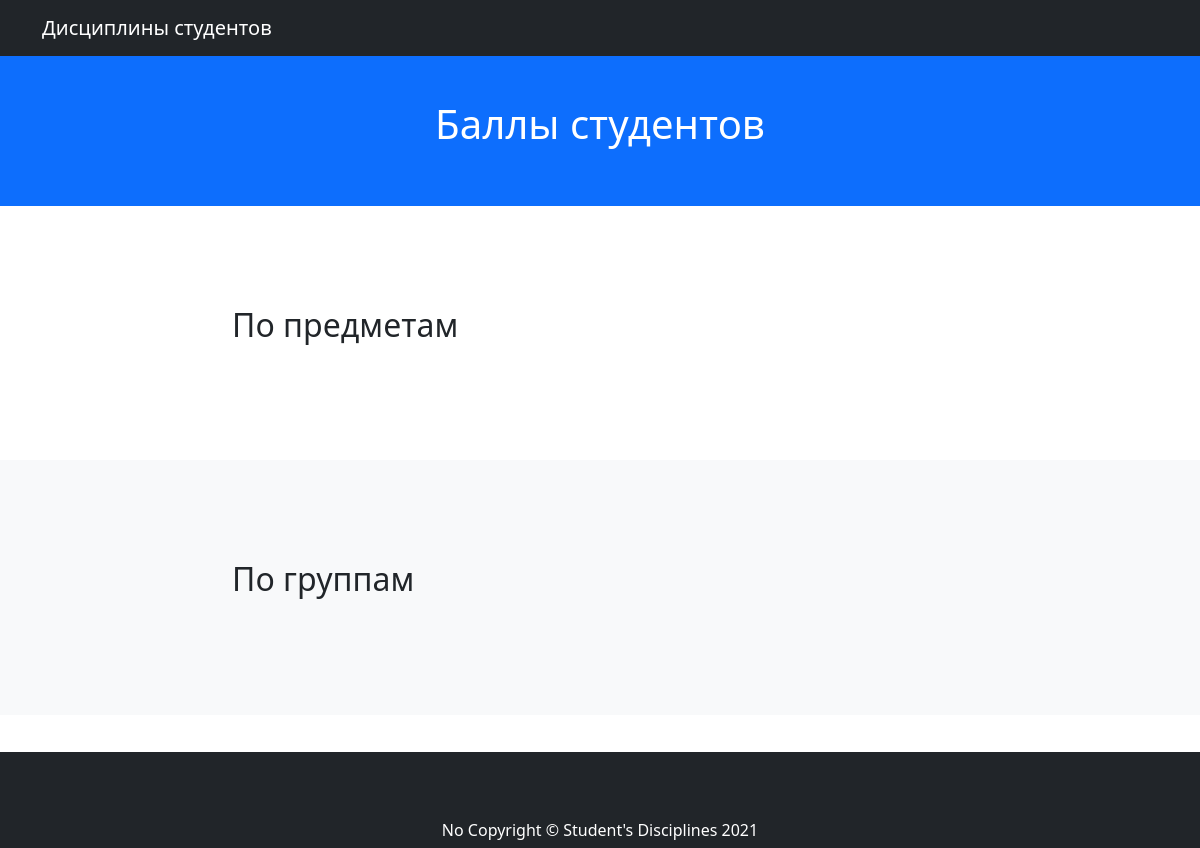
Before: / with the older database file.
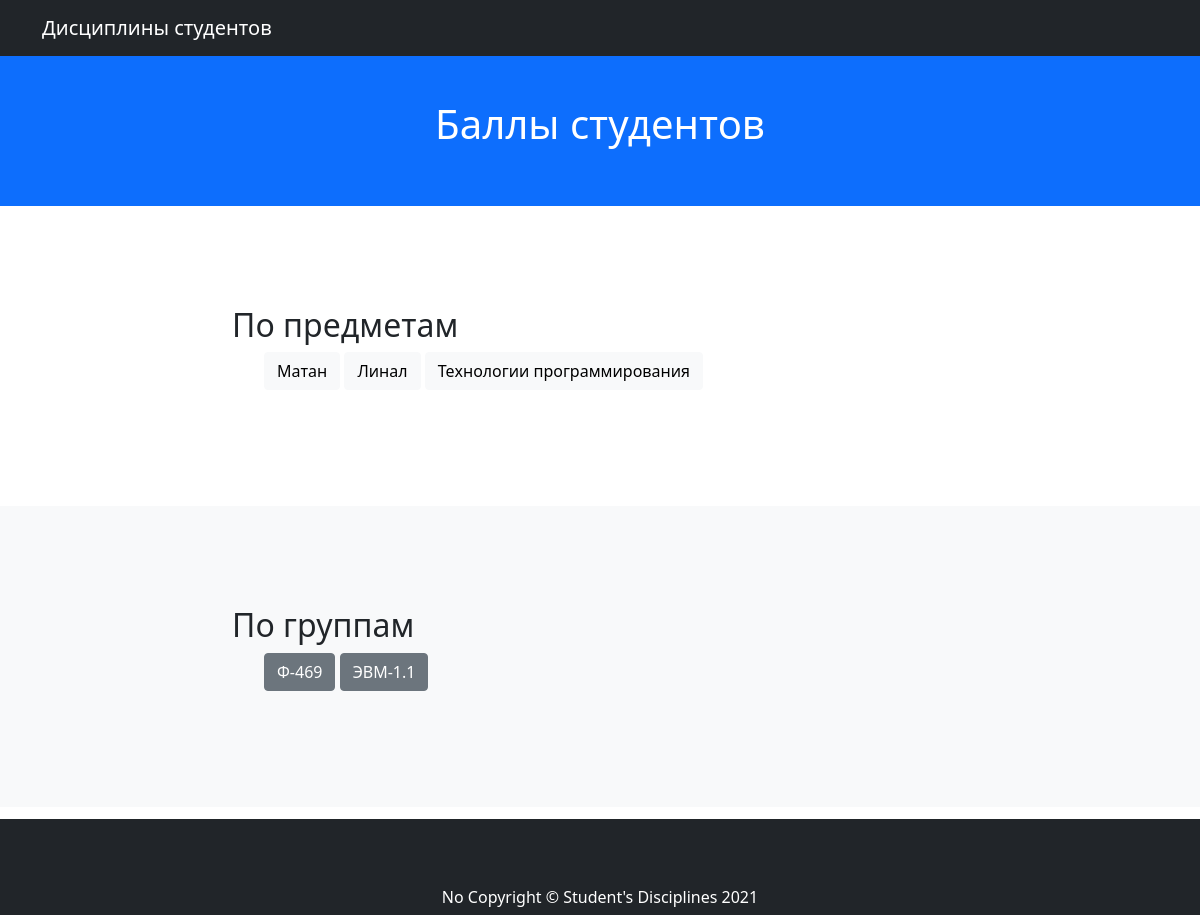
After: the same page with the newer database file.
### mainapp/models.py (models this page shows, shortened)
class Discipline(models.Model):
    discipline_name = models.CharField(max_length=255, verbose_name='Название дисциплины')
    slug = models.SlugField(unique=True, default=None)

class Group(models.Model):
    group_name = models.CharField(max_length=255, verbose_name='Группа')
    slug = models.SlugField(unique=True, default=None)

### mainapp/views.py (the view)
# urls.py: path('', BaseView.as_view(), name='base'),
class BaseView(View):
    @staticmethod
    def get(request):
        disciplines = Discipline.objects.all()
        groups = Group.objects.all()
        context = {
            'disciplines': disciplines,
            'groups': groups,
        }
        return render(request, 'base.html', context)

### mainapp/templates/base.html (shortened to what this page needs)
<head>
  <link href="https://cdn.jsdelivr.net/npm/bootstrap@5.0.0-beta2/dist/css/bootstrap.min.css" rel="stylesheet">
</head>
<body id="page-top">
  <nav class="navbar navbar-expand-lg navbar-dark bg-dark fixed-top" id="mainNav">
    <div class="container">
      <a class="navbar-brand js-scroll-trigger" href="/">Дисциплины студентов</a>
    </div>
  </nav>
  {% block  content %}
  <header class="bg-primary text-white">
      <h1 class="text-center">Баллы студентов</h1>
  </header>
  <section>
    <div class="container">
      <div class="row">
        <div class="col-lg-8 mx-auto">
          <h2>По предметам</h2>
          <ul>
            {% for d in disciplines %}
            <a href="{{d.slug}}_marks/" type="button" class="btn btn-light"> {{ d.discipline_name }} </a>
            {% endfor %}
          </ul>
        </div>
      </div>
    </div>
  </section>
  <section class="bg-light">
    <div class="container">
      <div class="row">
        <div class="col-lg-8 mx-auto">
          <h2>По группам</h2>
          <ul>
            {% for g in groups %}
            <a href="group_{{ g.slug }}/" type="button" class="btn btn-secondary"> {{ g.group_name }} </a>
            {% endfor %}
        </ul>
        </div>
      </div>
    </div>
  </section>
  {% endblock content %}
  <footer class="py-5 bg-dark">
    <div class="container">
      <p class="m-0 text-center text-white">No Copyright &copy; Student's Disciplines 2021</p>
    </div>
  </footer>
</body>

Changed rows visible on the page:
added Discipline: discipline_name "Матан"
added Discipline: discipline_name "Линал"
added Discipline: discipline_name "Технологии программирования"
added Group: group_name "Ф-469"
added Group: group_name "ЭВМ-1.1"
